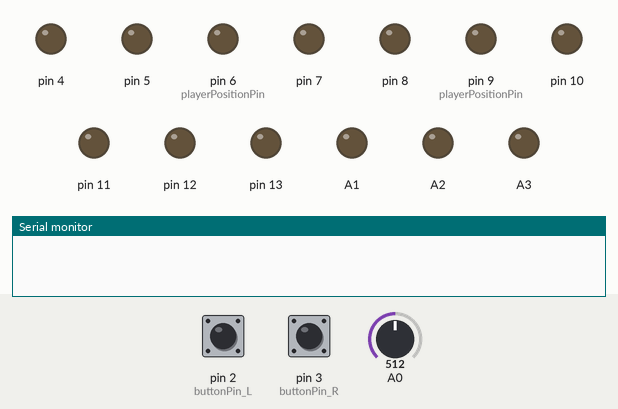
Recording of a sketch running on a simulated Arduino Uno, built with avr-gcc and run on an emulated ATmega328P. On the bench: output pins drawn as LEDs (lit = HIGH), the last lines printed to the serial monitor. Inputs (shaded band) come from the test bench; at power-on: pin 3 (buttonPin_R) HIGH, pin 2 (buttonPin_L) HIGH, A0 = 512. Random numbers use the default seed unless the sketch sets one.

Above: at 1.2 s.
1.3 s: pin 3 (buttonPin_R) pulled LOW for 0.15 s
At 1.8 s:
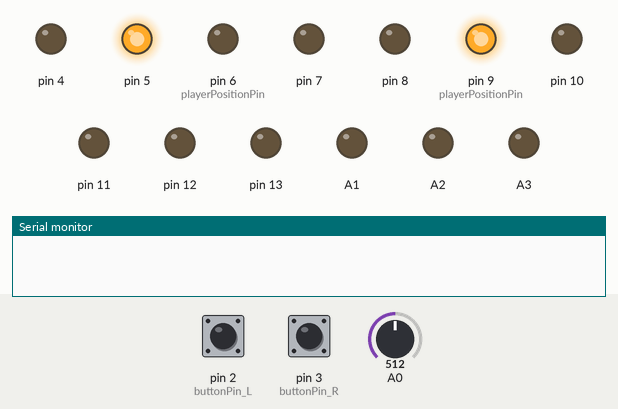
At 6.4 s:
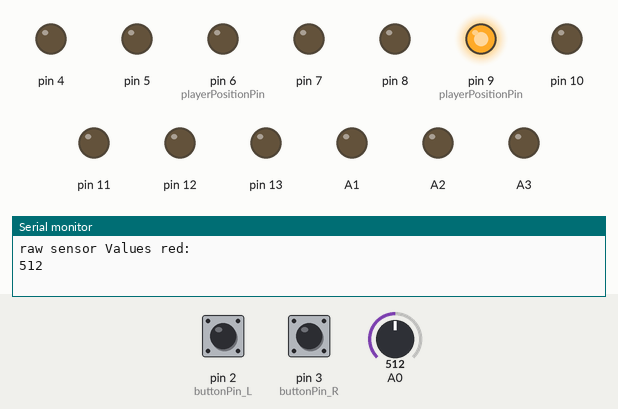
Timing chart, 0 to 17.6 s (numbered marks = the images above; inputs shaded):
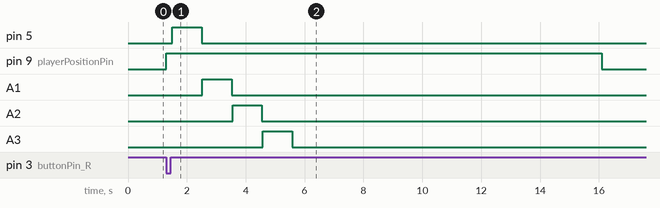

The sketch:

LED_Obstacle_Game_Project_Slave_Arduino.ino
```cpp
// Include Arduino Wire library for I2C
#include <Wire.h>

// Define Slave I2C Address
#define SLAVE_ADDR 9

// Analog pin for potentiometer
//int analogPin = 0;
// Integer to hold potentiometer value
//int val = 0;
int gameStatus = 0;
int playerPositionPin = 6; //The first position is controlled by pin 6

//a variable to hold random number from 1-4
long randomNumber;

//a variable for starting delay time difficulty
int difficultyDelayTime = 1000;

//setup button Pin variables for left and right button
int buttonPin_L = 2;
int buttonPin_R = 3;

//setup variable for declaring the LED "obstacle"'s position
int obstaclePosition;

struct DataPacket {
  byte dataByte;
  int playerPosVar;
  byte gameStatusByte;
  byte gameResetTimersVar;
};

DataPacket dataToSend; //object of type datapacket

//Checks left button for interrupt service routine
void checkButton_L() {
  if (digitalRead(buttonPin_L) == LOW) {
    if(gameStatus == 0) {
      difficultyDelayTime = 1000;
      digitalWrite(6, HIGH);
      playerPositionPin = 6;
      gameStatus = 1;
      dataToSend.playerPosVar = playerPositionPin;
      dataToSend.gameStatusByte = 1;
      dataToSend.gameResetTimersVar = 1;
    }
    if(playerPositionPin != 6) {
      //Move green LED to different LED lane if not already in leftmost lane
      digitalWrite(playerPositionPin, LOW);
      digitalWrite(playerPositionPin - 1, HIGH);
      playerPositionPin = playerPositionPin - 1;
      dataToSend.playerPosVar = playerPositionPin;
      dataToSend.gameResetTimersVar = 2;

    }
  }
}

//Checks right button for interrupt service routine
void checkButton_R() {
  if (digitalRead(buttonPin_R) == LOW) {
    if(gameStatus == 0) {
      digitalWrite(4, LOW);
      difficultyDelayTime = 1000; // reset delay time difficulty
      digitalWrite(9, HIGH);
      playerPositionPin = 9;
      gameStatus = 1;
      dataToSend.playerPosVar = playerPositionPin;
      dataToSend.gameStatusByte = 1;
      dataToSend.gameResetTimersVar = 1; //tell slave arduino to reset timer var when starting button pressed
      delay(250);
    }
    if(playerPositionPin != 9) {
      //Move green LED to right LED lane if not already in right most lane
      digitalWrite(playerPositionPin, LOW);
      digitalWrite(playerPositionPin + 1, HIGH);
      playerPositionPin = playerPositionPin + 1;
      dataToSend.playerPosVar = playerPositionPin;
      dataToSend.gameResetTimersVar = 2;
    }
  }
}

void setup() {

  // Initialize I2C communications as Slave
  Wire.begin(9);
  Wire.onRequest(requestEvent);

  pinMode(A1, OUTPUT);
  pinMode(A2, OUTPUT);
  pinMode(13, OUTPUT);
  pinMode(12, OUTPUT);
  pinMode(11, OUTPUT);
  pinMode(10, OUTPUT);
  pinMode(9, OUTPUT);
  pinMode(2, INPUT);
  pinMode(3, INPUT);
  pinMode(4, OUTPUT);
  pinMode(5, OUTPUT);

  pinMode(A3, OUTPUT);
  pinMode(8, OUTPUT);

  pinMode(6, OUTPUT);
  pinMode(7, OUTPUT);

  pinMode(A0, INPUT);

  //Attach Interrupts to ISR
  attachInterrupt(digitalPinToInterrupt(buttonPin_L), checkButton_L, FALLING);
  attachInterrupt(digitalPinToInterrupt(buttonPin_R), checkButton_R, FALLING);

  Serial.begin(9600);
}


void gamePlay() { // Turn off LCD (communicate with Master Arduino that the game has started and that the LCD can now display a timer)
  randomSeed(analogRead(A0));
  randomNumber = random(1, 5); // Random number that decides which lane gets the obstacle
  if (randomNumber == 1)
  {
    digitalWrite(5, HIGH);
    delay(difficultyDelayTime);
    digitalWrite(5, LOW);
    delay(25);
    digitalWrite(A1, HIGH);
    delay(difficultyDelayTime);
    digitalWrite(A1, LOW);
    delay(25);
    digitalWrite(A2, HIGH);
    delay(difficultyDelayTime);
    digitalWrite(A2, LOW);
    delay(25);
    digitalWrite(A3, HIGH);
    delay(difficultyDelayTime);
    digitalWrite(A3, LOW);
    delay(25);

    obstaclePosition = 6;
    if (obstaclePosition == playerPositionPin)
    {
      gameStatus = 0; // Call Master Arduino to print out game over, along with the total time "survived."
      dataToSend.gameStatusByte = 2;
      //Unabble to use noInterrupts() function as this breaks I2C communication in some way unfortunately so unable to disable user input while viewing score on display
      detachInterrupt(digitalPinToInterrupt(buttonPin_L));
      detachInterrupt(digitalPinToInterrupt(buttonPin_R));
      delay(10000);
      attachInterrupt(digitalPinToInterrupt(buttonPin_L), checkButton_L, FALLING);
      attachInterrupt(digitalPinToInterrupt(buttonPin_R), checkButton_R, FALLING);
    }
  }
  if (randomNumber == 2)
  {
    digitalWrite(13, HIGH);
    delay(difficultyDelayTime);
    digitalWrite(13, LOW);
    delay(25); //Small delay to prevent LED light skipping
    digitalWrite(12, HIGH);
    delay(difficultyDelayTime);
    digitalWrite(12, LOW);
    delay(25);
    digitalWrite(11, HIGH);
    delay(difficultyDelayTime);
    digitalWrite(11, LOW);
    delay(25);
    digitalWrite(10, HIGH);
    delay(difficultyDelayTime);
    digitalWrite(10, LOW);
    delay(25);
    obstaclePosition = 7;
    if (obstaclePosition == playerPositionPin)
    {
      gameStatus = 0;
      dataToSend.gameStatusByte = 2; //Call Master Arduino to print out game over, along with the total time "survived."
      //noInterrupts() see note above regarding noInterrupts()
      detachInterrupt(digitalPinToInterrupt(buttonPin_L));
      detachInterrupt(digitalPinToInterrupt(buttonPin_R));
      delay(10000);
      attachInterrupt(digitalPinToInterrupt(buttonPin_L), checkButton_L, FALLING);
      attachInterrupt(digitalPinToInterrupt(buttonPin_R), checkButton_R, FALLING);
    }
  }
  if (randomNumber == 3)
  {
    dataToSend.dataByte = 3;
    delay(1000);
  }
  if (randomNumber == 4)
  {
    dataToSend.dataByte = 4;
    delay(1000);
  }

  int redSensorValue;
  redSensorValue = analogRead(A0);
  delay(250);
  // print out the values to the Serial Monitor
  Serial.println("raw sensor Values red: ");
  Serial.print(redSensorValue);
  if (redSensorValue > 120) //if red game-over LED lights up. Threshold configured to dim rooms in the evening
  {
    gameStatus = 0;
    dataToSend.gameStatusByte = 2; //Call Master Arduino to print out game over, along with the total time "survived."
    //noInterrupts() see note above regarding noInterrupts()
    detachInterrupt(digitalPinToInterrupt(buttonPin_L));
    detachInterrupt(digitalPinToInterrupt(buttonPin_R));
    delay(10000);
    attachInterrupt(digitalPinToInterrupt(buttonPin_L), checkButton_L, FALLING);
    attachInterrupt(digitalPinToInterrupt(buttonPin_R), checkButton_R, FALLING);
  }
  if(difficultyDelayTime >= 100) //Maximum speed difficulty of "LED" obstacle speed
  {
    difficultyDelayTime = difficultyDelayTime - 20; // Increase speed of game after each loop finishes
  }
}

void loop() {
  delay(250); //To give the arduino some realization time that the game started after pushing a button. THis needs to be included for the starting LEDs to light up

  if(gameStatus == 0) {
    gameStatus = 0;
    digitalWrite(6, LOW); digitalWrite(7, LOW); digitalWrite(8, LOW); digitalWrite(9, LOW);
    //interrupts() see note above regarding noInterrupts() and interrupts()
  }
  if(gameStatus == 1) {
    gamePlay();
  }

}

void requestEvent()
{
  Wire.write((byte*)&dataToSend, sizeof(dataToSend));
}
```

Measured:
- after the input at 1.3 s, pin 5: LOW → HIGH after 0.20 s, → LOW 1.0 s later; pin 9 (playerPositionPin): LOW → HIGH at once, → LOW 14.8 s later; A1: LOW → HIGH after 1.2 s, → LOW 1.0 s later; A2: LOW → HIGH after 2.3 s, → LOW 1.0 s later; A3: LOW → HIGH after 3.3 s, → LOW 1.0 s later
